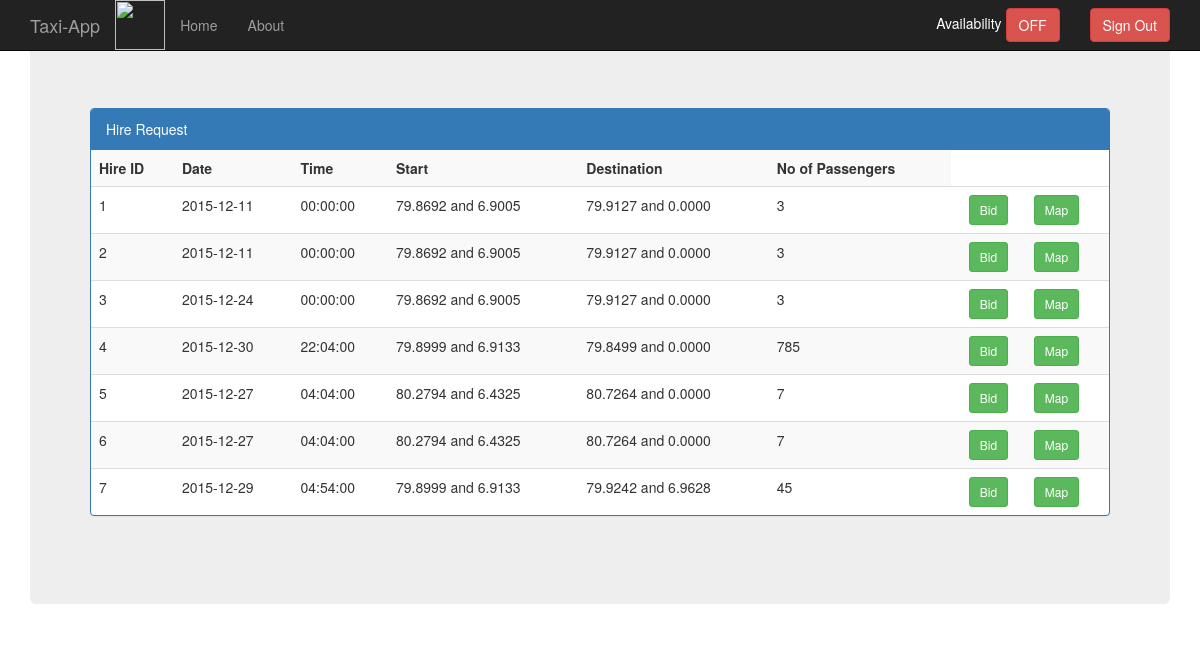
The app's page /homeDriver.php, older data.
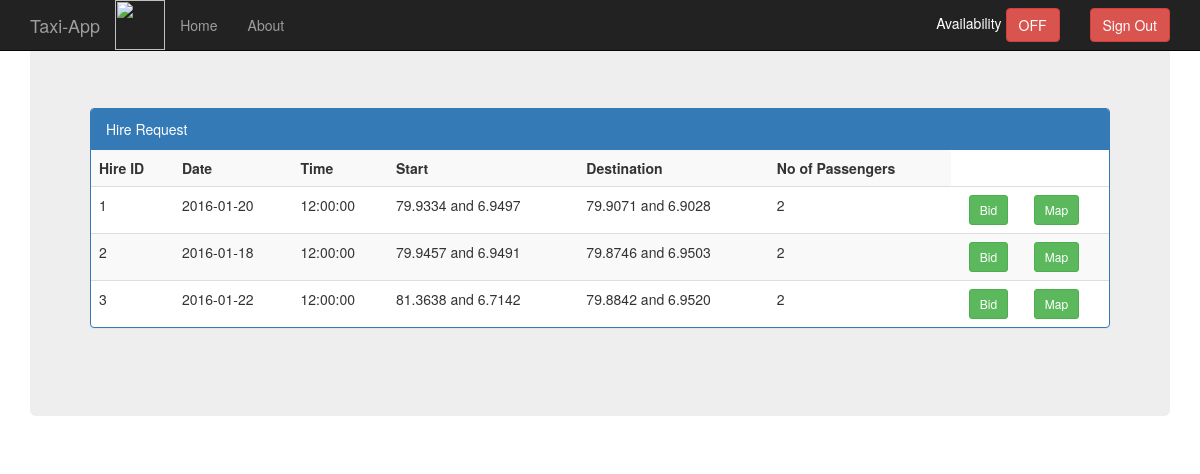
The same page, newer data.
### tables this page shows
CREATE TABLE IF NOT EXISTS `hire_request` (
  `request_id` varchar(10) NOT NULL DEFAULT '',
  `start_loc_long` float(7,4) NOT NULL,
  `start_loc_lat` float(7,4) NOT NULL,
  `destination_long` float(7,4) NOT NULL,
  `destination_lat` float(7,4) NOT NULL,
  `date` date NOT NULL,
  `time` time NOT NULL,
  `num_of_passengers` int(2) NOT NULL,
  `max_bid` decimal(9,2) NOT NULL,
  `contact_no` varchar(10) NOT NULL,
  `distanceKm` int(11) NOT NULL,
  `distanceM` int(11) NOT NULL,
  `durationHrs` int(11) NOT NULL,
  `durationMins` int(11) NOT NULL,
  PRIMARY KEY (`request_id`),
  KEY `contact_no` (`contact_no`)
);

### tableaccess.php (called while the page is built, shortened)
<?php
function getHireRequests(){
    $requests = array();
    $query = mysql_query("SELECT request_id, start_loc_long, start_loc_lat, destination_long, destination_lat, date, time, num_of_passengers, max_bid, contact_no FROM Hire_request WHERE request_id NOT IN (SELECT request_id FROM tour) ");
    while($row = mysql_fetch_array($query)){
		$requestRow = array();
		$requestRow[0] = $row['request_id'];
		$requestRow[1] = $row['start_loc_long'];
		$requestRow[2] = $row['start_loc_lat'];
		$requestRow[3] = $row['destination_long'];
		$requestRow[4] = $row['destination_lat'];
		$requestRow[5] = $row['date'];
		$requestRow[6] = $row['time'];
		$requestRow[7] = $row['num_of_passengers'];
		$requestRow[8] = $row['max_bid'];
		$requestRow[9] = $row['contact_no'];
        $requests[]= $requestRow;
    }
    return $requests;
}
function getAvailability($driverId){
    $status = "";
    $query = mysql_query("SELECT availability FROM `driver` WHERE driver_id = '$driverId'");
    $row = mysql_fetch_array($query);
    if($row['availability'] == 1){
		$status = "ON";
    }else{
	   $status = "OFF";
    }
    return $status;
}
function getBid($driverId,$requestId){
    $query = mysql_query("SELECT bid FROM driverbid WHERE driver_id = '$driverId' AND request_id ='$requestId' ");
    $row = mysql_fetch_array($query);
    if($row['bid'] == NULL){
        return "Bid";
    }else{
       return $row['bid'];
    }
}
function enableBid($driverId,$requestId){
    $query = mysql_query("SELECT bid FROM driverbid WHERE driver_id = '$driverId' AND request_id ='$requestId' ");
    $row = mysql_fetch_array($query);
    if($row['bid'] == NULL){
		return NULL;
    }else{
	   return "disabled";
    }
}
?>

### homeDriver.php (the view, shortened to what this page needs)
<?php
	include "tableaccess.php";
	$driver_id = $_SESSION['userId'];
?>
<!DOCTYPE html>
<html lang="en">
  <head>
    <link href="css/bootstrap.min.css" rel="stylesheet">
    <link href="css/bootstrap.css" rel="stylesheet">
  </head>
  <body>
   <nav class="navbar navbar-inverse navbar-fixed-top">
      <div class="container">
        <div class="navbar-header">
            <img src="Images/car.gif"  height="50" width="50">
          <a class="navbar-brand" href="#">Taxi-App</a>
        </div>
        <div id="navbar" class="navbar-collapse collapse">
          <ul class="nav navbar-nav">
            <li><a href="index.php">Home</a></li>
            <li><a href="about.php">About</a></li>
          </ul>
        <div id="navbar" class="navbar-collapse collapse">
          <form class="navbar-form navbar-right" action="footer.php">
            <button type="submit" class="btn btn-danger">Sign Out</button>
          </form>
          <form class="navbar-form navbar-right" action="CallFunction.php" method ="post">
				<a><font color="white">Availability</font></a>
				<input type="submit" class="btn btn-danger" value = "<?php echo getAvailability($GLOBALS["driver_id"]) ?>"/>
          </form>
        </div>
      </div>
    </nav>
    <div class="container">
            <div class="jumbotron">
                    <br>
                    <br>
                    <br>
                    <div class="panel panel-primary">
                    <div class="panel-heading">Hire Request</div>
                    <table class="table table-striped">
						<th>Hire ID</th>
						<th>Date</th>
                        <th>Time</th>
                        <th>Start </th>
                        <th>Destination</th>
                        <th>No of Passengers</th>
						<?php
							$hireRequests =getHireRequests();
							foreach ($hireRequests as $request) {
						?>
									<tr>
										<td><?php echo $request[0] ?></td>
										<td><?php echo $request[5] ?></td>
										<td><?php echo $request[6] ?></td>
										<td><?php echo $request[1]," and " ,$request[2] ?></td>
										<td><?php echo $request[3]," and " ,$request[4]  ?></td>
										<td><?php echo $request[7] ?></td>
										<td align="center"><button href="#" class="btn btn-sm btn-success" onclick="bidData(<?php echo $request[0]?>)" <?php echo enableBid($driver_id,$request[0])?> data-toggle="modal" data-target="#basicModal2"> <?php echo getBid($driver_id,$request[0])?></button></td>
										<td><a href="#" class="btn btn-sm btn-success" onclick="sendData(<?php echo $request[2]?>,<?php echo $request[1]?>,<?php echo $request[4]?>,<?php echo $request[3]?>);setTimeout(initialize, 500);" data-toggle="modal" data-target="#basicModal">Map</a></td>
									 </tr>
						<?php
							}
						?>
                    </table>
                    </div>
                    <br>
                        </div>
              </div>
  </body>
</html>

Row changes from the older to the newer data that the page shows:
removed hire_request: request_id "4", date "2015-12-30", time "22:04:00", start_loc_long "79.8999", start_loc_lat "6.9133", destination_long "79.8499", destination_lat "0.0000", num_of_passengers "785", request "Bid"
removed hire_request: request_id "5", date "2015-12-27", time "04:04:00", start_loc_long "80.2794", start_loc_lat "6.4325", destination_long "80.7264", destination_lat "0.0000", num_of_passengers "7", request "Bid"
removed hire_request: request_id "6", date "2015-12-27", time "04:04:00", start_loc_long "80.2794", start_loc_lat "6.4325", destination_long "80.7264", destination_lat "0.0000", num_of_passengers "7", request "Bid"
removed hire_request: request_id "7", date "2015-12-29", time "04:54:00", start_loc_long "79.8999", start_loc_lat "6.9133", destination_long "79.9242", destination_lat "6.9628", num_of_passengers "45", request "Bid"
changed hire_request id 1: date "2015-12-11" → "2016-01-20"; time "00:00:00" → "12:00:00"; start_loc_long "79.8692" → "79.9334"; start_loc_lat "6.9005" → "6.9497"; destination_long "79.9127" → "79.9071"; destination_lat "0.0000" → "6.9028"; num_of_passengers "3" → "2"
changed hire_request id 2: date "2015-12-11" → "2016-01-18"; time "00:00:00" → "12:00:00"; start_loc_long "79.8692" → "79.9457"; start_loc_lat "6.9005" → "6.9491"; destination_long "79.9127" → "79.8746"; destination_lat "0.0000" → "6.9503"; num_of_passengers "3" → "2"
changed hire_request id 3: date "2015-12-24" → "2016-01-22"; time "00:00:00" → "12:00:00"; start_loc_long "79.8692" → "81.3638"; start_loc_lat "6.9005" → "6.7142"; destination_long "79.9127" → "79.8842"; destination_lat "0.0000" → "6.9520"; num_of_passengers "3" → "2"
